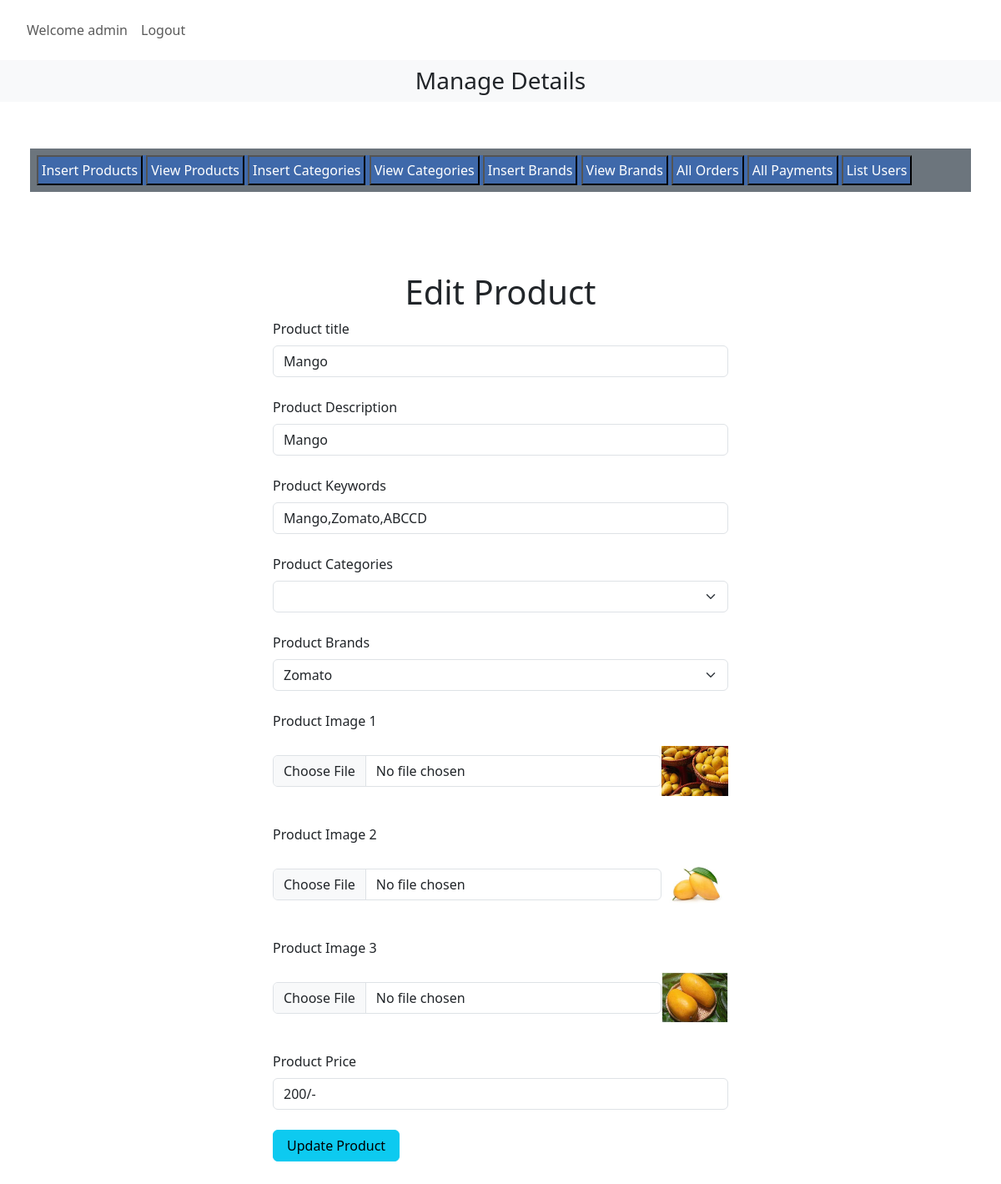
/admin_area/index.php?edit_products=4 (signed in), run on the app's committed database.
### tables this page shows
CREATE TABLE `products` (
  `product_id` int(11) NOT NULL,
  `product_title` varchar(100) NOT NULL,
  `product_description` varchar(255) NOT NULL,
  `product_keywords` varchar(255) NOT NULL,
  `category_id` int(11) NOT NULL,
  `brand_id` int(11) NOT NULL,
  `product_image1` varchar(255) NOT NULL,
  `product_image2` varchar(255) NOT NULL,
  `product_image3` varchar(255) NOT NULL,
  `product_price` varchar(100) NOT NULL,
  `date` timestamp NOT NULL DEFAULT current_timestamp() ON UPDATE current_timestamp(),
  `status` varchar(100) NOT NULL
);

CREATE TABLE `brands` (
  `brand_id` int(11) NOT NULL,
  `brand_title` varchar(100) NOT NULL
);

### admin_area/edit_products.php (the view, shortened to what this page needs)
<?php
if (isset($_GET['edit_products'])) {
    $edit_id = $_GET['edit_products'];
    $get_data = "Select * from products where product_id=$edit_id";
    $result = mysqli_query($con, $get_data);
    $row = mysqli_fetch_assoc($result);
    $product_title = $row['product_title'];
    $product_description = $row['product_description'];
    $product_keywords = $row['product_keywords'];
    $brand_id = $row['brand_id'];
    $product_image1 = $row['product_image1'];
    $product_image2 = $row['product_image2'];
    $product_image3 = $row['product_image3'];
    $product_price = $row['product_price'];
    $select_brand = "Select * from brands where brand_id=$brand_id";
    $result_brand = mysqli_query($con, $select_brand);
    $row_brand = mysqli_fetch_assoc($result_brand);
    $brand_title = $row_brand['brand_title'];
}
?>
<div class="container" mt-5>
    <h1 class="text-center"> Edit Product</h1>
    <form action="" method="post" enctype="multipart/form-data">
        <div class="form-outline mb-4 w-50 m-auto">
            <label for="product_title" class="form-label">
                Product title
            </label>
            <input type="text" name="product_title" id="product_title" class="form-control" value="<?php echo $product_title; ?>" required="required">
        </div>
        <div class="form-outline mb-4 w-50 m-auto">
            <label for="product_description" class="form-label">
                Product Description
            </label>
            <input type="text" name="product_description" id="product_description" class="form-control" value="<?php echo $product_description; ?>" required="required">
        </div>
        <div class="form-outline mb-4 w-50 m-auto">
            <label for="product_keywords" class="form-label">
                Product Keywords
            </label>
            <input type="text" name="product_keywords" id="product_keywords" class="form-control" value="<?php echo $product_keywords; ?>" required="required">
        </div>
        <div class="form-outline mb-4 w-50 m-auto">
            <label for="product_category" class="form-label">Product Categories</label>
            <select name="product_category" id="" class="form-select">
                <option value="<?php echo $category_title; ?>"><?php echo $category_title; ?></option>
                <?php
                $select_query = "Select * from `categories`";
                $result_query = mysqli_query($con, $select_query);
                while ($row = mysqli_fetch_assoc($result_query)) {
                    $category_title = $row['category_title'];
                    $category_id = $row['category_id'];
                    echo "<option value='$category_id'>$category_title</option>";
                }
                ?>
            </select>
        </div>
        <div class="form-outline mb-4 w-50 m-auto">
            <label for="product_brand" class="form-label">Product Brands</label>
            <select name="product_brand" id="" class="form-select">
                <option value="<?php echo $brand_title; ?>"><?php echo $brand_title; ?></option>
            </select>
        </div>
        <div class="form-outline mb-4 w-50 m-auto">
            <label for="product_image1" class="form-label">
                Product Image 1
            </label>
            <div class="d-flex">
                <input type="file" name="product_image1" id="product_image1" class="form-control w-90 m-auto" required="required">
                <img src="./product_images/<?php echo $product_image1; ?>" alt="" class="cart_img">
            </div>
        </div>
        <div class="form-outline mb-4 w-50 m-auto">
            <label for="product_image2" class="form-label">
                Product Image 2
            </label>
            <div class="d-flex">
                <input type="file" name="product_image2" id="product_image2" class="form-control w-90 m-auto" required="required">
                <img src="./product_images/<?php echo $product_image2; ?>" alt="" class="cart_img">
            </div>
        </div>
        <div class="form-outline mb-4 w-50 m-auto">
            <label for="product_image3" class="form-label">
                Product Image 3
            </label>
            <div class="d-flex">
                <input type="file" name="product_image3" id="product_image3" class="form-control w-90 m-auto" required="required">
                <img src="./product_images/<?php echo $product_image3; ?>" alt="" class="cart_img">
            </div>
        </div>
        <div class="form-outline mb-4 w-50 m-auto">
            <label for="product_price" class="form-label">
                Product Price
            </label>
            <input type="text" name="product_price" id="product_price" class="form-control" value="<?php echo $product_price; ?>/-" required="required">
        </div>
        <div class="form-outline mb-4 w-50 m-auto">
            <input type="submit" name="edit_product" class="btn btn-info mb-3 px-3" value="Update Product">
        </div>
    </form>
</div>

### style.css (style rules this page uses)
* { margin: 0; padding: 0; box-sizing: border-box; }
.cart_img { width:80px; height:80px; object-fit:contain; }

### data on the page
products: product_title "Mango", product_description "Mango", product_keywords "Mango,Zomato,ABCCD", product_image1 (picture), product_image2 (picture), product_image3 (picture), product_price "200/-"
brands: product_brand "Zomato"

### other printed values
$_SESSION['admin_name'] "admin"
